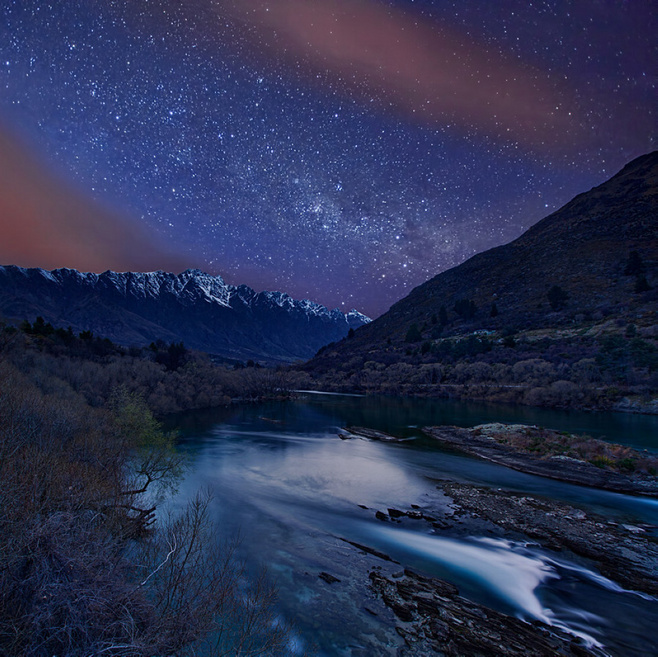
//> input picture 04图像变换/1.jpg, 658 x 657 px
$ ./04仿射变换   (built with g++ and OpenCV 4)
//> lines starting //> are read from the running program, lines starting //| are printed output that depends on the picture
#include<iostream>
#include<opencv2/opencv.hpp>
using namespace std;
using namespace cv;
int main()
{

	//01输入图像
	Mat m = imread("1.jpg");
//> m is the input picture: 657 rows x 658 cols, CV_8UC3; mean B, G, R 81.6, 48.7, 41.4
	Mat dst1,dst2;
	Mat rotMat(2, 3, CV_32FC1);
	Mat warpMat(2, 3, CV_32FC1);


	//02计算变换矩阵:

	//计算仿射三点变换前和后的坐标，通过这三个变换点，计算变换矩阵
	Point2f srcTriangle[3];
	Point2f dstTriangle[3];

	srcTriangle[0] = Point2f(0, 0);
	srcTriangle[1] = Point2f(static_cast<float> (m.cols), static_cast<float> (0));
	srcTriangle[2] = Point2f(static_cast<float> (0),static_cast<float> (m.rows));

	dstTriangle[0] = Point2f(0, static_cast<float> (m.rows*0.33));
	dstTriangle[1] = Point2f(static_cast<float> (m.cols*0.65), static_cast<float> (m.rows*0.35));
	dstTriangle[2] = Point2f(static_cast<float> (m.cols*0.15), static_cast<float> (m.rows * 0.6));

	//获取三点变换矩阵
	warpMat = getAffineTransform(srcTriangle, dstTriangle);
//> warpMat = [[0.65, 0.15, 0], [0.02, 0.27, 216.8]]

	//获取旋转变换矩阵
	rotMat = getRotationMatrix2D(Point2f(0, 0), 30, 1);


	//03进行仿射变换

	warpAffine(m, dst1, warpMat, m.size());
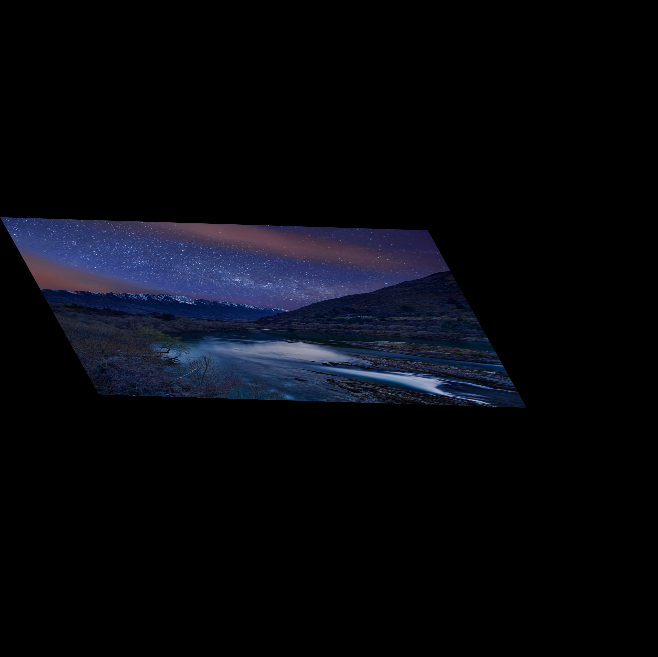
//> dst1: 657 rows x 658 cols, CV_8UC3; mean B, G, R 14.1, 8.4, 7.1
	imshow("dst1", dst1);


	warpAffine(dst1, dst2, rotMat, m.size());
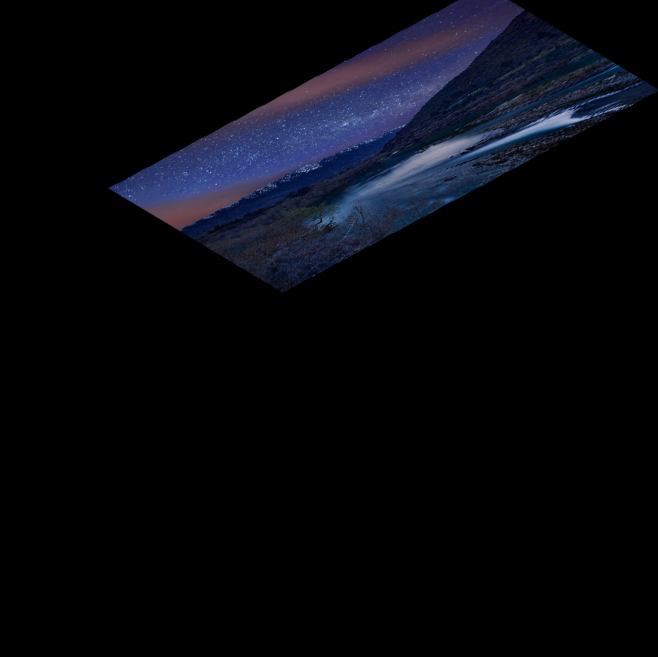
//> dst2: 657 rows x 658 cols, CV_8UC3; mean B, G, R 14, 8.4, 7.1
	imshow("dst2", dst2);

	waitKey(0);

	return 0;
}
